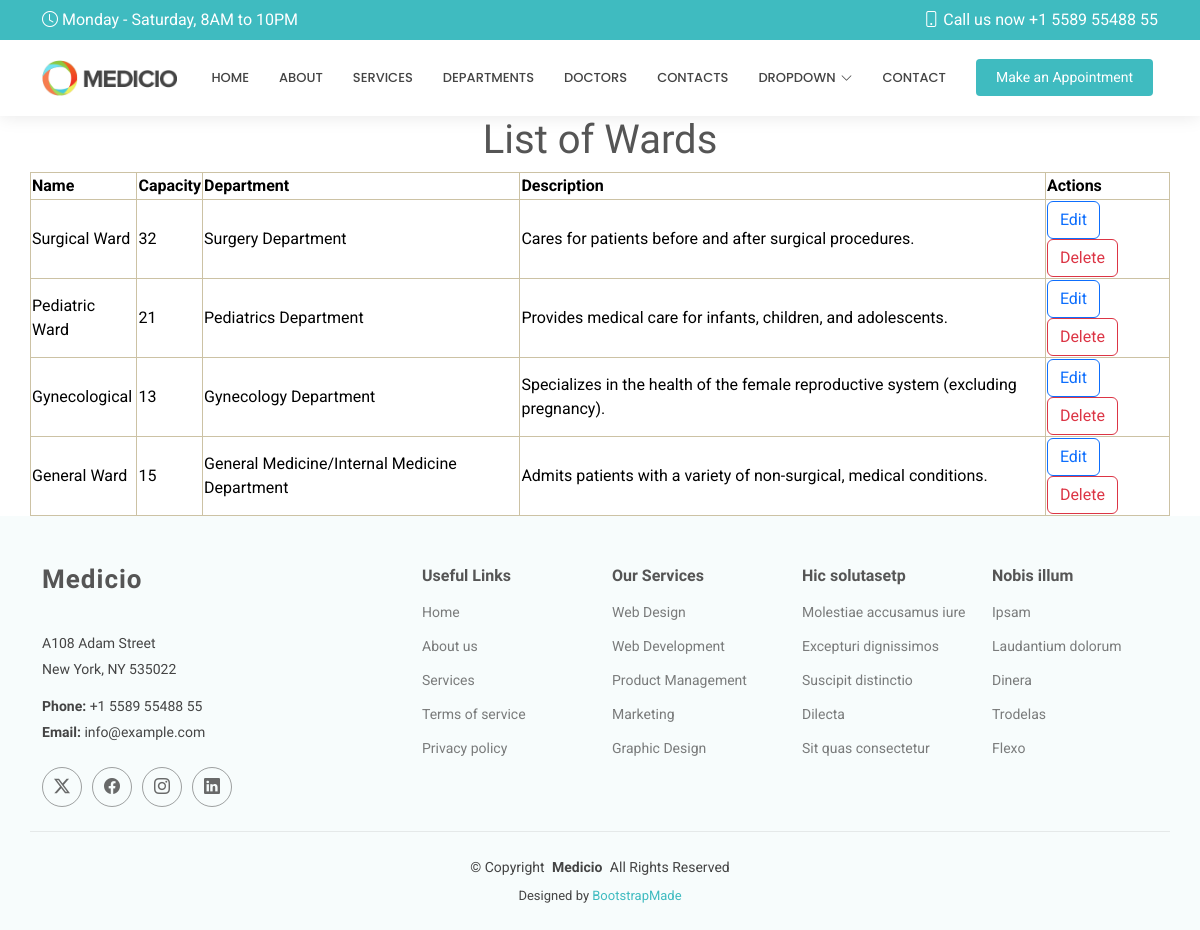
The page /displayed/ on the database its author committed.
### hospitalapp/models.py (models this page shows, shortened)
class ward(models.Model):
    name = models.CharField(max_length=100)
    capacity = models.IntegerField()
    department = models.CharField(max_length=100)
    description=models.TextField()

### hospitalapp/views.py (the view)
# urls.py: path('displayed/', views.displayed, name='displayed'),
def displayed(request):
    all = ward.objects.all()
    return render(request,'displayed.html', {"all":all})

### templates/displayed.html
{% extends 'starter-page.html' %}
{% load static %}
{% block content %}
<h1 class="text-center">List of Wards</h1>
    <table class="table-warning table-bordered container">
    <tr>
        <th>Name</th>
        <th>Capacity</th>
        <th>Department</th>
        <th>Description</th>
        <th>Actions</th>
    </tr>
    {% for displayed in all %}
        <tr>
            <td>{{ displayed.name }}</td>
            <td>{{ displayed.capacity }}</td>
            <td>{{ displayed.department }}</td>
            <td>{{ displayed.description }}</td>
        <td>
            <a href="" class="btn btn-outline-primary">Edit</a>
            <a href="/deleting/{{ displayed.id }}" class="btn btn-outline-danger">Delete</a>
        </td>
        </tr>
    {% endfor %}
    </table>
{% endblock %}

### static/assets/css/main.css (style rules this page uses)
:root { --default-font: "Roboto", system-ui, -apple-system, "Segoe UI", Roboto, "Helvetica Neue", Arial, "Noto Sans", "Liberation Sans", sans-serif, "Apple Color Emoji", "Segoe UI Emoji", "Segoe UI Symbol", "Noto Color Emoji"; --heading-font: "Raleway", sans-serif; --nav-font: "Poppins", sans-serif; }
:root { --background-color: #ffffff; --default-color: #444444; --heading-color: #555555; --accent-color: #3fbbc0; --surface-color: #ffffff; --contrast-color: #ffffff; }
:root { --nav-color: #444444; --nav-hover-color: #3fbbc0; --nav-mobile-background-color: #ffffff; --nav-dropdown-background-color: #ffffff; --nav-dropdown-color: #444444; --nav-dropdown-hover-color: #3fbbc0; }
:root { scroll-behavior: smooth; }
body { color: var(--default-color); background-color: var(--background-color); font-family: var(--default-font); }
a { color: var(--accent-color); text-decoration: none; transition: 0.3s; }
h1, h2, h3, h4, h5, h6 { color: var(--heading-color); font-family: var(--heading-font); }

### rows shown on the page
ward: name "Surgical Ward", capacity "32", department "Surgery Department", description "Cares for patients before and after surgical procedures."
ward: name "Pediatric Ward", capacity "21", department "Pediatrics Department", description "Provides medical care for infants, children, and adolescents."
ward: name "Gynecological", capacity "13", department "Gynecology Department", description "Specializes in the health of the female reproductive system (excluding pregnancy)."
ward: name "General Ward", capacity "15", department "General Medicine/Internal Medicine Department", description "Admits patients with a variety of non-surgical, medical conditions."
